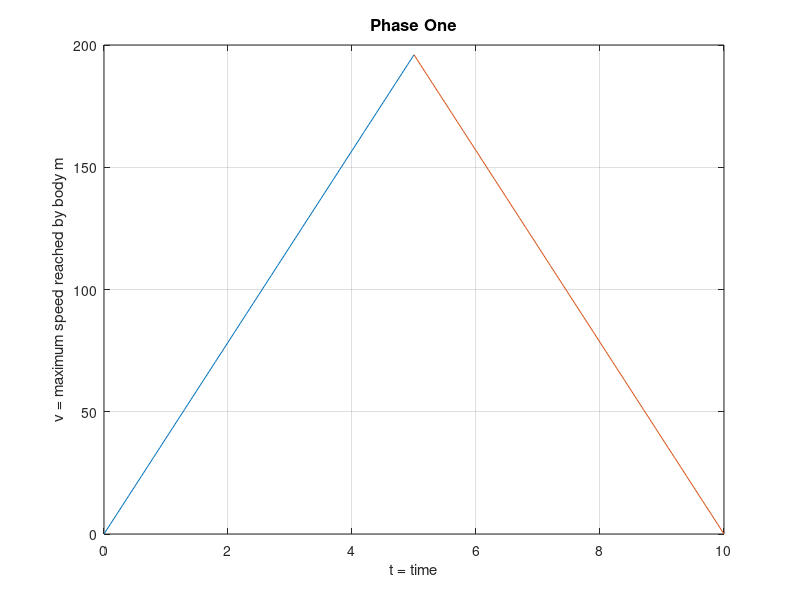

This chart was generated by the following MATLAB code:
%example code
%T=5;
%a=-1/T;
%x0=1;
%t=[0:1:25];
%x=exp(a*t)*x0; %including ; omits it from output below
%plot(t,x);
%grid

% n - number of modules
n = 10;

%equation functions


%relation of the moving power
    %F1=k*M*g
        %k - friction coefficient
        %M - weight
        %g - acceleration of gravity        
        

%maximum speed reached by body m 
    %vm(t)=((kg(M-m))T)/m
        %m - weight of singular module
m = 5;
        %T - time during which the attracted body starts to be slowed down
        %by the force of the same intensity
T = 5;
        %k - friction coefficient
k = .5;
        %g - acceleration of gravity     
g = 9.8;
        %M - weight of N-1 'lumped' masses
M = (n-1)*m;

t=0:.1:T;

v = ((k*g*(M-m))*t)/m;

t2=T:.1:2*T;

v2 = -((k*g*(M-m))*(t-T))/m;

plot(t,v,t2,v2);

ylabel('v = maximum speed reached by body m')

xlabel('t = time')

title('Phase One', 'FontSize', 12)

grid

        
        
%time T1
    %T1 = sqrt((m*s)/((k*g)(M-m)))
        %s - maximum range of motion between body m and body M
    


%simulation

%constants
    %m=mass of one consecutive modular part of snake
    %N=number of masses

%using a simplified two-mass system

%two phase movement (in total)
    %phase 1: body of weight m attracted to body with weight M (sum of N-1 modules)
        
    
    %phase 2: body m and body M are 'abducted' from each other
    
%fast phase
    %maximum speed reached by body M 
        %vm(tt)=(F2/M)T2
            %T2 is the time during what the body M starts to be slowed down
            %by the force F2
            
    %average speed of both moving masses
        %vp(t)=(1/(2(m+M))*sqrt(k*g*m*s*(M-m))
        
      
        
    %two mass system will reach maximal average speed with implication
        %M=3m